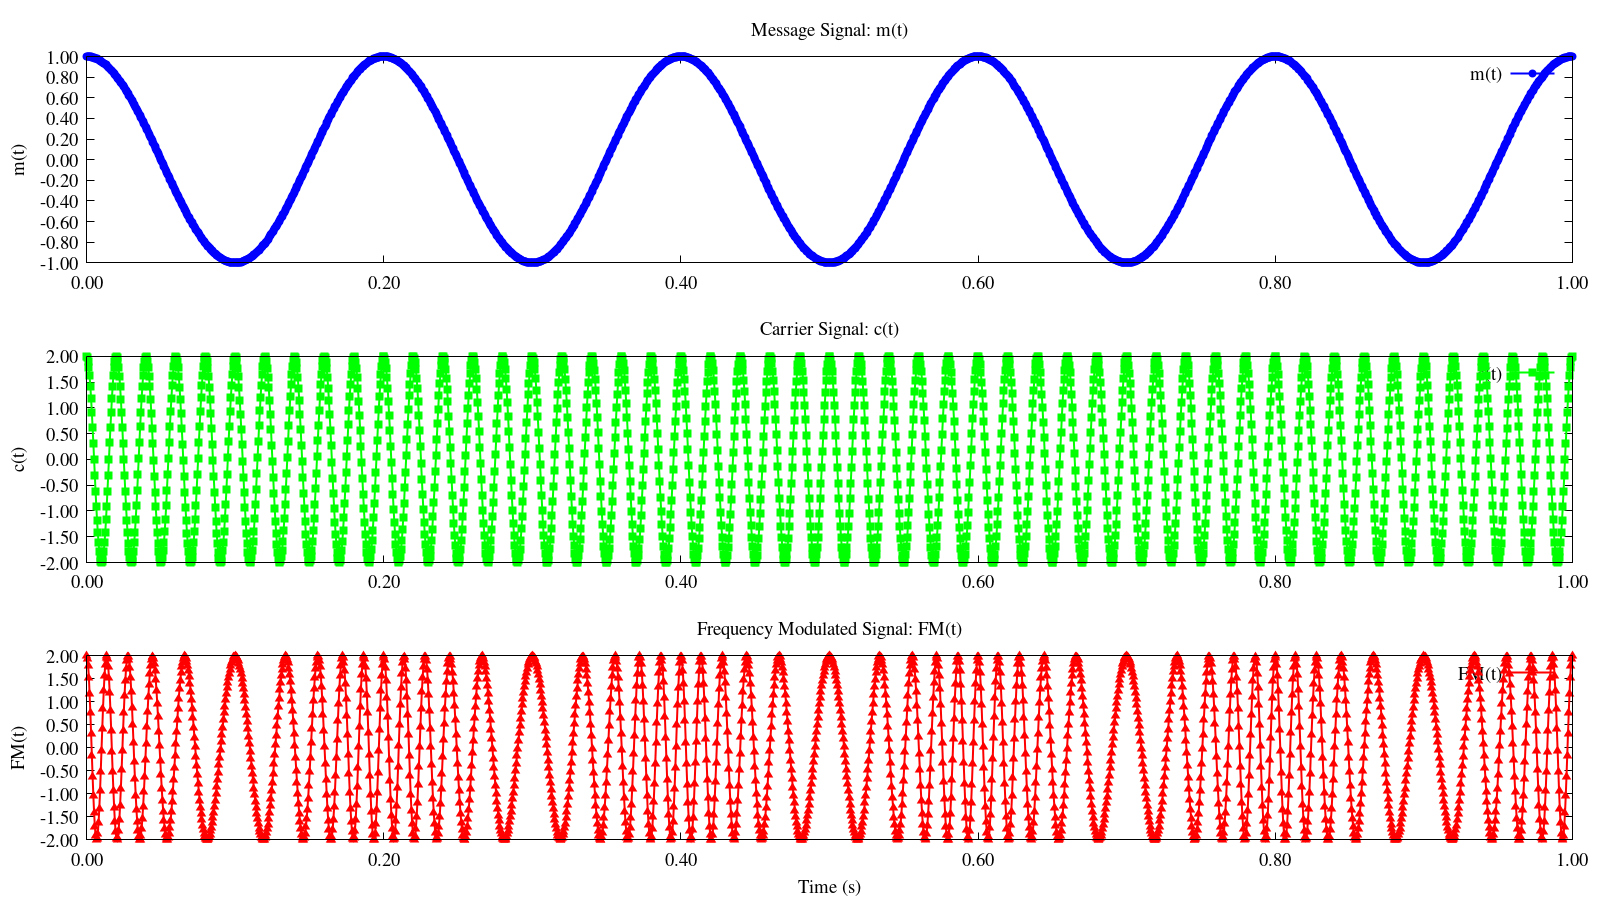

This figure's gnuplot source:
set terminal pngcairo size 1600,900 enhanced font "Times,14"
set output "freq_modulation.png"

set xrange [0:1]
set samples 2000
set format y "%.2f"
set format x "%.2f"

Am = 1.0
fm = 5.0
Ac = 2.0
fc = 50.0
kf = 5.0

m(t)  = Am * cos(2*pi*fm*t)
c(t)  = Ac * cos(2*pi*fc*t)
FM(t) = Ac * cos(2*pi*fc*t + kf * sin(2*pi*fm*t))

set multiplot

set origin 0,0.6667
set size 1,0.3333
set title "Message Signal: m(t)"
set xlabel ""
set ylabel "m(t)"
plot [t=0:1] m(t) with linespoints lc rgb "blue" lw 2 lt 1 pt 7 title "m(t)"

set origin 0,0.3333
set size 1,0.3333
set title "Carrier Signal: c(t)"
set xlabel ""
set ylabel "c(t)"
plot [t=0:1] c(t) with linespoints lc rgb "green" lw 2 lt 2 pt 5 title "c(t)"

set origin 0,0.0
set size 1,0.3333
set title "Frequency Modulated Signal: FM(t)"
set xlabel "Time (s)"
set ylabel "FM(t)"
plot [t=0:1] FM(t) with linespoints lc rgb "red" lw 2 lt 3 pt 9 title "FM(t)"

unset multiplot
set output
